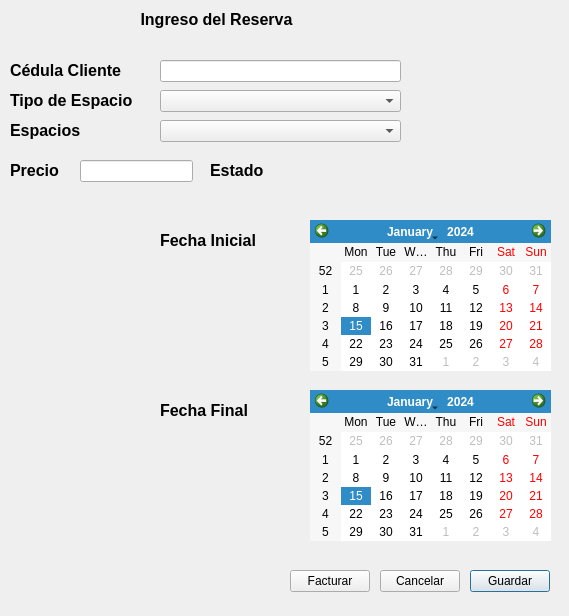
<?xml version="1.0" encoding="UTF-8"?>
<ui version="4.0">
 <class>AgregarReservaWindow</class>
 <widget class="QDialog" name="AgregarReservaWindow">
  <property name="geometry">
   <rect>
    <x>0</x>
    <y>0</y>
    <width>569</width>
    <height>616</height>
   </rect>
  </property>
  <property name="windowTitle">
   <string>Dialog</string>
  </property>
  <widget class="QLabel" name="label_8">
   <property name="geometry">
    <rect>
     <x>60</x>
     <y>10</y>
     <width>313</width>
     <height>19</height>
    </rect>
   </property>
   <property name="text">
    <string>&lt;html&gt;&lt;head/&gt;&lt;body&gt;&lt;p align=&quot;center&quot;&gt;&lt;span style=&quot; font-size:12pt; font-weight:600;&quot;&gt;Ingreso del Reserva&lt;/span&gt;&lt;/p&gt;&lt;/body&gt;&lt;/html&gt;</string>
   </property>
  </widget>
  <widget class="QLabel" name="label">
   <property name="geometry">
    <rect>
     <x>10</x>
     <y>60</y>
     <width>141</width>
     <height>21</height>
    </rect>
   </property>
   <property name="text">
    <string>&lt;html&gt;&lt;head/&gt;&lt;body&gt;&lt;p&gt;&lt;span style=&quot; font-size:12pt; font-weight:600;&quot;&gt;Cédula Cliente&lt;/span&gt;&lt;/p&gt;&lt;/body&gt;&lt;/html&gt;</string>
   </property>
  </widget>
  <widget class="QLineEdit" name="txtCedula">
   <property name="geometry">
    <rect>
     <x>160</x>
     <y>60</y>
     <width>241</width>
     <height>22</height>
    </rect>
   </property>
  </widget>
  <widget class="QLabel" name="label_2">
   <property name="geometry">
    <rect>
     <x>10</x>
     <y>90</y>
     <width>141</width>
     <height>21</height>
    </rect>
   </property>
   <property name="text">
    <string>&lt;html&gt;&lt;head/&gt;&lt;body&gt;&lt;p&gt;&lt;span style=&quot; font-size:12pt; font-weight:600;&quot;&gt;Tipo de Espacio&lt;/span&gt;&lt;/p&gt;&lt;/body&gt;&lt;/html&gt;</string>
   </property>
  </widget>
  <widget class="QComboBox" name="cmbTipos">
   <property name="geometry">
    <rect>
     <x>160</x>
     <y>90</y>
     <width>241</width>
     <height>22</height>
    </rect>
   </property>
  </widget>
  <widget class="QLabel" name="label_3">
   <property name="geometry">
    <rect>
     <x>10</x>
     <y>120</y>
     <width>111</width>
     <height>21</height>
    </rect>
   </property>
   <property name="text">
    <string>&lt;html&gt;&lt;head/&gt;&lt;body&gt;&lt;p&gt;&lt;span style=&quot; font-size:12pt; font-weight:600;&quot;&gt;Espacios&lt;/span&gt;&lt;/p&gt;&lt;/body&gt;&lt;/html&gt;</string>
   </property>
  </widget>
  <widget class="QComboBox" name="cmbEspacios">
   <property name="geometry">
    <rect>
     <x>160</x>
     <y>120</y>
     <width>241</width>
     <height>22</height>
    </rect>
   </property>
  </widget>
  <widget class="QLabel" name="label_4">
   <property name="geometry">
    <rect>
     <x>160</x>
     <y>230</y>
     <width>111</width>
     <height>21</height>
    </rect>
   </property>
   <property name="text">
    <string>&lt;html&gt;&lt;head/&gt;&lt;body&gt;&lt;p&gt;&lt;span style=&quot; font-size:12pt; font-weight:600;&quot;&gt;Fecha Inicial&lt;/span&gt;&lt;/p&gt;&lt;/body&gt;&lt;/html&gt;</string>
   </property>
  </widget>
  <widget class="QCalendarWidget" name="calendarInicial">
   <property name="geometry">
    <rect>
     <x>310</x>
     <y>220</y>
     <width>241</width>
     <height>151</height>
    </rect>
   </property>
  </widget>
  <widget class="QLabel" name="label_5">
   <property name="geometry">
    <rect>
     <x>160</x>
     <y>400</y>
     <width>111</width>
     <height>21</height>
    </rect>
   </property>
   <property name="text">
    <string>&lt;html&gt;&lt;head/&gt;&lt;body&gt;&lt;p&gt;&lt;span style=&quot; font-size:12pt; font-weight:600;&quot;&gt;Fecha Final&lt;/span&gt;&lt;/p&gt;&lt;/body&gt;&lt;/html&gt;</string>
   </property>
  </widget>
  <widget class="QCalendarWidget" name="calendarFinal">
   <property name="geometry">
    <rect>
     <x>310</x>
     <y>390</y>
     <width>241</width>
     <height>151</height>
    </rect>
   </property>
  </widget>
  <widget class="QPushButton" name="btnGuardar">
   <property name="geometry">
    <rect>
     <x>470</x>
     <y>570</y>
     <width>80</width>
     <height>22</height>
    </rect>
   </property>
   <property name="text">
    <string>Guardar</string>
   </property>
  </widget>
  <widget class="QPushButton" name="btnCancelar">
   <property name="geometry">
    <rect>
     <x>380</x>
     <y>570</y>
     <width>80</width>
     <height>22</height>
    </rect>
   </property>
   <property name="text">
    <string>Cancelar</string>
   </property>
  </widget>
  <widget class="QPushButton" name="pushButton">
   <property name="geometry">
    <rect>
     <x>290</x>
     <y>570</y>
     <width>80</width>
     <height>22</height>
    </rect>
   </property>
   <property name="text">
    <string>Facturar</string>
   </property>
  </widget>
  <widget class="QLabel" name="label_6">
   <property name="geometry">
    <rect>
     <x>10</x>
     <y>160</y>
     <width>81</width>
     <height>21</height>
    </rect>
   </property>
   <property name="text">
    <string>&lt;html&gt;&lt;head/&gt;&lt;body&gt;&lt;p&gt;&lt;span style=&quot; font-size:12pt; font-weight:600;&quot;&gt;Precio&lt;/span&gt;&lt;/p&gt;&lt;/body&gt;&lt;/html&gt;</string>
   </property>
  </widget>
  <widget class="QLineEdit" name="lineEdit">
   <property name="geometry">
    <rect>
     <x>80</x>
     <y>160</y>
     <width>113</width>
     <height>22</height>
    </rect>
   </property>
  </widget>
  <widget class="QLabel" name="label_7">
   <property name="geometry">
    <rect>
     <x>210</x>
     <y>160</y>
     <width>81</width>
     <height>21</height>
    </rect>
   </property>
   <property name="text">
    <string>&lt;html&gt;&lt;head/&gt;&lt;body&gt;&lt;p&gt;&lt;span style=&quot; font-size:12pt; font-weight:600;&quot;&gt;Estado&lt;/span&gt;&lt;/p&gt;&lt;/body&gt;&lt;/html&gt;</string>
   </property>
  </widget>
 </widget>
 <resources/>
 <connections/>
</ui>
